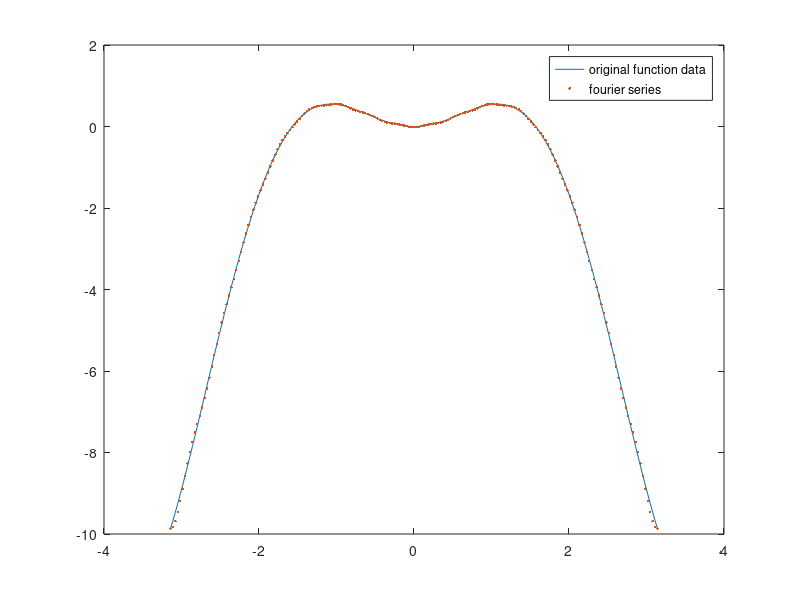

This figure's MATLAB source:
%%%%%%%%%%%%%%%%%%%%%%%%%%%%%
%exercise 24
%%%%%%%%%%%%%%%%%%%%%%%%%%%%%%%%%%
clear;clf;clc;
order=16;interval=[-pi,pi];
n=2*order+1;
x=linspace(-pi,pi,n+1);
x=x(1:end-1);
f=x.^2.*cos(x);
k=0:order;k=k';
An=2/n*cos(k*x)*f';
Bn=2/n*sin(k*x)*f';
%%%%%%%%%%%%%%%%%%%%%%%%%%%%%%%%%%%%%%%%%%
%basic function
%%%%%%%%%%%%%%%%%%%%%%%%%%%%%%%%%%%%%%%%%%
t=-pi:0.01*pi:pi;
ff_val=An(1)/2+An(2:end)'*cos(k(2:end)*t);
 plot(t,t.^2.*cos(t),t,ff_val,'.','linewidth',2)
 legend('original function data','fourier series')
%%%%%%%%%%%%%%%%%%%%%%%%%%%%%%%%%%%%%%%%%%
An
Bn